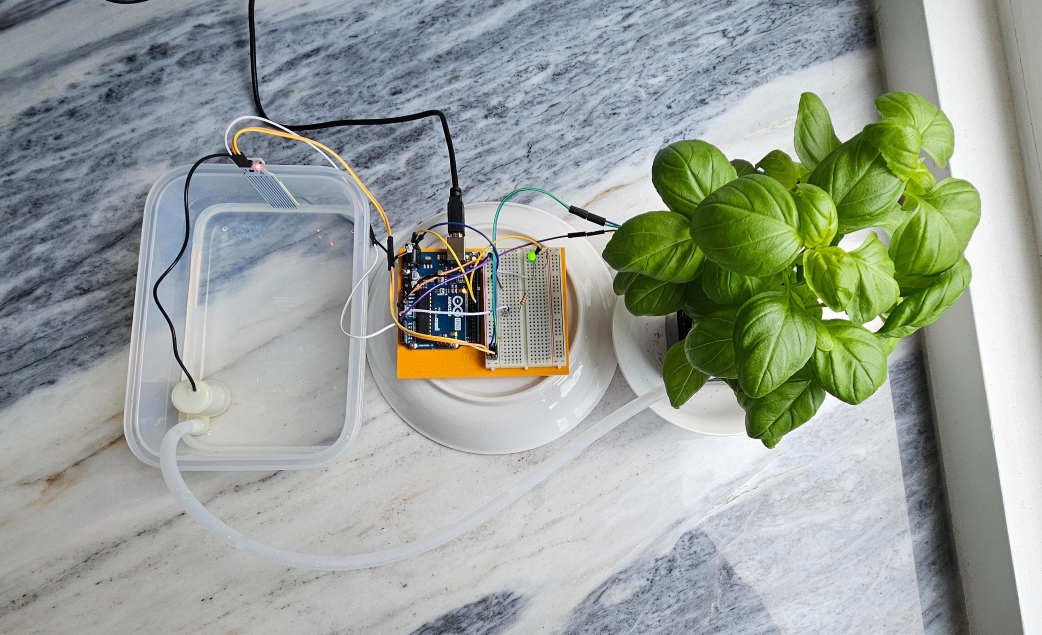
#> input picture Image Processing/resources/b1.jpeg, 3126 x 1905 px (shown at 1/3 size)
$ python main.py resources/b1.jpeg resources/b2.jpeg resources/b2.jpeg
#> lines starting #> are read from the running program, lines starting #| are printed output that depends on the picture; after the words box and inside, x2 and y2 are one past the last pixel; in counts of white or black regions, pixels touching at a corner belong together
import sys

import cv2
import numpy as np

fixed_width = 640
fixed_height = 480


def green_color_thresholding(image):
    green_lower = (40, 50, 50)  # Hue, Saturation, Value (looser range)
    green_upper = (80, 255, 255)  # Hue, Saturation, Value (tighter range)
    mask = cv2.inRange(image, green_lower, green_upper)
    result = cv2.bitwise_and(image, image, mask=mask)


    return result


def mean_green_intensity(hsv_image):
    pixel_count_in_image = 307200
    mean_average_green_value = np.round(np.count_nonzero(hsv_image) / pixel_count_in_image * 100, 2)
    return mean_average_green_value


def preprocess_image(image):
    resized_image = cv2.resize(image, (fixed_width, fixed_height))
    hsv_image = cv2.cvtColor(resized_image, cv2.COLOR_BGR2HSV)
    hsv_image = cv2.medianBlur(hsv_image, 5)
    return hsv_image


if __name__ == '__main__':
    # Define green color range (adjust values for better segmentation in your image)

    if len(sys.argv) < 3:
        print("Error: Please provide two mandatory arguments <img_1_path> <img_2_path>")
        sys.exit(1)

    img_1 = cv2.imread(sys.argv[1])
#> img_1 is the input picture: shape (1905, 3126, 3); mean B, G, R 152.4, 160.1, 153.1
    img_2 = cv2.imread(sys.argv[2])
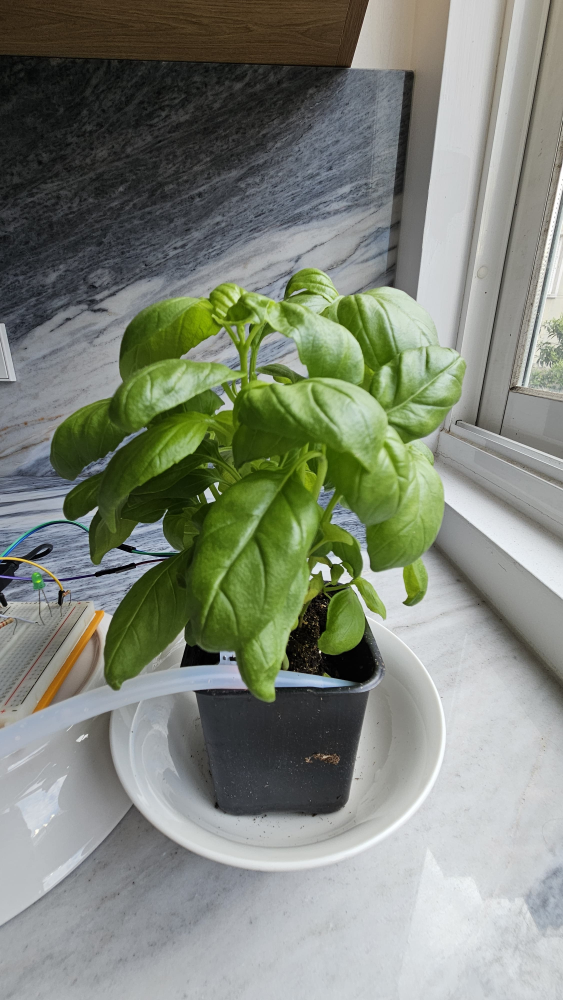
#> input picture Image Processing/resources/b2.jpeg, 2252 x 4000 px (shown at 1/4 size)
#> img_2 is the input picture: shape (4000, 2252, 3); mean B, G, R 120.1, 133, 126.8

    img_1 = preprocess_image(img_1)
#> in preprocess_image, `hsv_image = cv2.cvtColor(resized_image, cv2.COLOR_BGR2HSV)`: hsv_image: shape (480, 640, 3); mean H, S, V 69, 44.8, 166.3
#> in preprocess_image, `hsv_image = cv2.medianBlur(hsv_image, 5)`: hsv_image: shape (480, 640, 3); mean H, S, V 68.7, 43.9, 167.4
    img_2 = preprocess_image(img_2)
#> in preprocess_image (call 2), `resized_image = cv2.resize(image, (fixed_width, fixed_height))`:
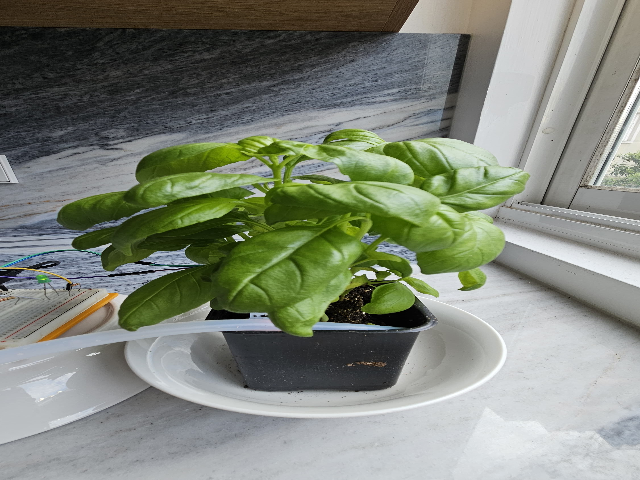
#> resized_image: shape (480, 640, 3); mean B, G, R 120, 133, 126.8
#> in preprocess_image (call 2), `hsv_image = cv2.cvtColor(resized_image, cv2.COLOR_BGR2HSV)`: hsv_image: shape (480, 640, 3); mean H, S, V 70.1, 50.9, 136.4
#> in preprocess_image (call 2), `hsv_image = cv2.medianBlur(hsv_image, 5)`: hsv_image: shape (480, 640, 3); mean H, S, V 70.1, 50.1, 136.8

    segmented_img_1 = green_color_thresholding(img_1.copy())
#> in green_color_thresholding, `mask = cv2.inRange(image, green_lower, green_upper)`:
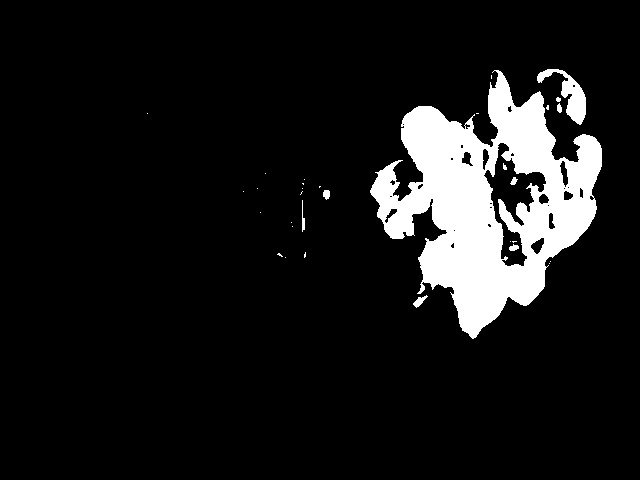
#> mask: shape (480, 640); 9.8% white; 32 white regions (23 under 20 px), largest, box (x1, y1, x2, y2) and area: (370, 70, 602, 339) 28627, (537, 69, 586, 125) 948, (413, 295, 428, 308) 82
    cv2.imwrite("resources/segmented_img_1.jpeg", cv2.cvtColor(segmented_img_1, cv2.COLOR_HSV2RGB))
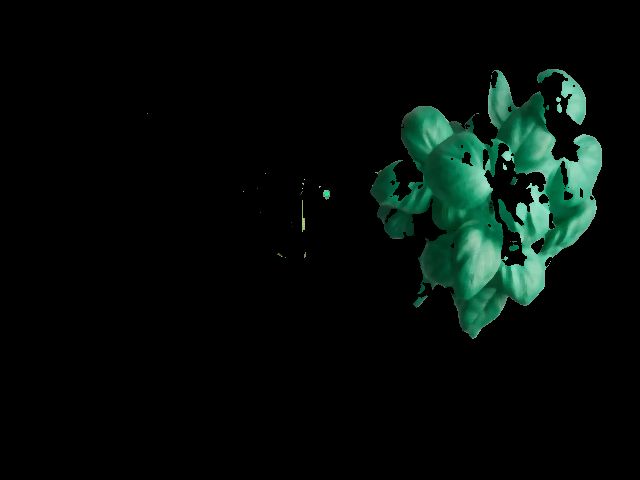
#> saved as segmented_img_1.jpeg: shape (480, 640, 3); mean B, G, R 9.6, 12.7, 4.5
    normalized_green_value_img_1 = mean_green_intensity(segmented_img_1)
#> in mean_green_intensity, `mean_average_green_value = np.round(np.count_nonzero(hsv_image) / pixe..`: mean_average_green_value = 29.29
#> normalized_green_value_img_1 = 29.29
    print("The detected percentage of green in the first image is %.2f" % normalized_green_value_img_1)
#| The detected percentage of green in the first image is 29.29

    segmented_img_2 = green_color_thresholding(img_2.copy())
#> in green_color_thresholding (call 2), `mask = cv2.inRange(image, green_lower, green_upper)`: mask: shape (480, 640); 15% white; 66 white regions (56 under 20 px), largest, box (x1, y1, x2, y2) and area: (57, 129, 529, 337) 44133, (366, 277, 420, 314) 1187, (415, 278, 437, 297) 130
    cv2.imwrite("resources/segmented_img_2.jpeg", cv2.cvtColor(segmented_img_2, cv2.COLOR_HSV2RGB))
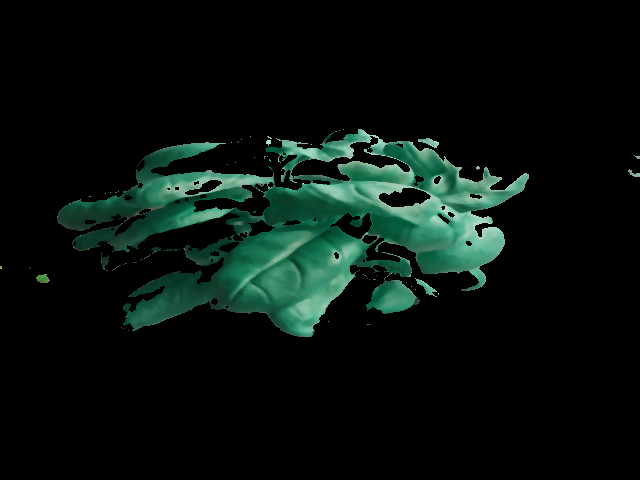
#> saved as segmented_img_2.jpeg: shape (480, 640, 3); mean B, G, R 14, 18, 7.8
    normalized_green_value_img_2 = mean_green_intensity(segmented_img_2)
#> normalized_green_value_img_2 = 44.92
    print("The detected percentage of green in the second image %.2f" % normalized_green_value_img_2)
#| The detected percentage of green in the second image 44.92

    if normalized_green_value_img_2 > normalized_green_value_img_1:
        print("Your plant is growing!")
    else:
        print("Your plant is not growing as expected, please have a look at it.")

    # Create named window
    cv2.namedWindow("Original Image 1", cv2.WINDOW_NORMAL)  # Allow resizing
    cv2.namedWindow("Original Image 2", cv2.WINDOW_NORMAL)  # Allow resizing
    cv2.resizeWindow("Original Image 1", fixed_width, fixed_height)
    cv2.resizeWindow("Original Image 2", fixed_width, fixed_height)

    cv2.imshow("Original Image 1", cv2.cvtColor(img_1, cv2.COLOR_HSV2RGB))
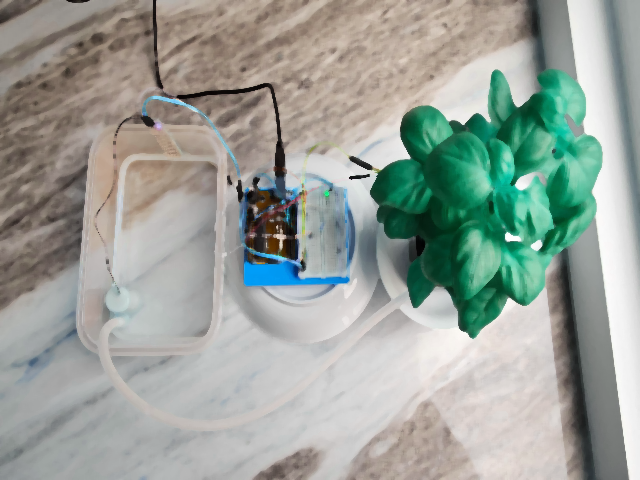
#> window 'Original Image 1': shape (480, 640, 3); mean B, G, R 153.5, 160.9, 153.1
    cv2.imshow("Original Image 2", cv2.cvtColor(img_2, cv2.COLOR_HSV2RGB))
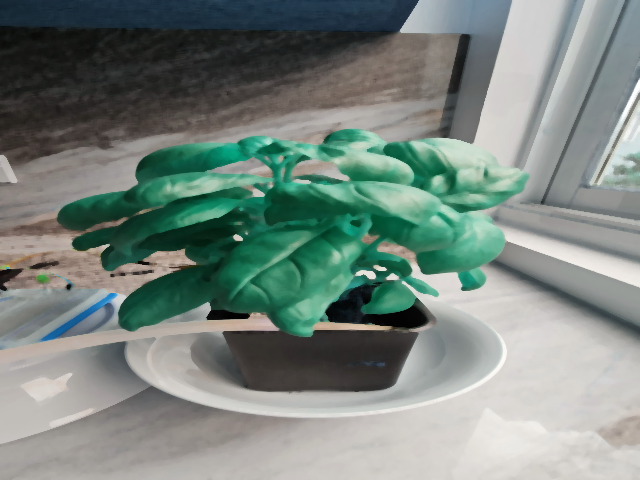
#> window 'Original Image 2': shape (480, 640, 3); mean B, G, R 126.7, 133.1, 120.1

    if len(sys.argv) > 3 and sys.argv[3] == 'True':
        cv2.namedWindow("Segmented Image 1 (Green)", cv2.WINDOW_NORMAL)
        cv2.namedWindow("Segmented Image 2 (Green)", cv2.WINDOW_NORMAL)
        cv2.resizeWindow("Segmented Image 1 (Green)", fixed_width, fixed_height)
        cv2.resizeWindow("Segmented Image 2 (Green)", fixed_width, fixed_height)
        cv2.imshow("Segmented Image 1 (Green)", cv2.cvtColor(segmented_img_1, cv2.COLOR_HSV2RGB))
        cv2.imshow("Segmented Image 2 (Green)", cv2.cvtColor(segmented_img_2, cv2.COLOR_HSV2RGB))
    cv2.waitKey(0)
    cv2.destroyAllWindows()
